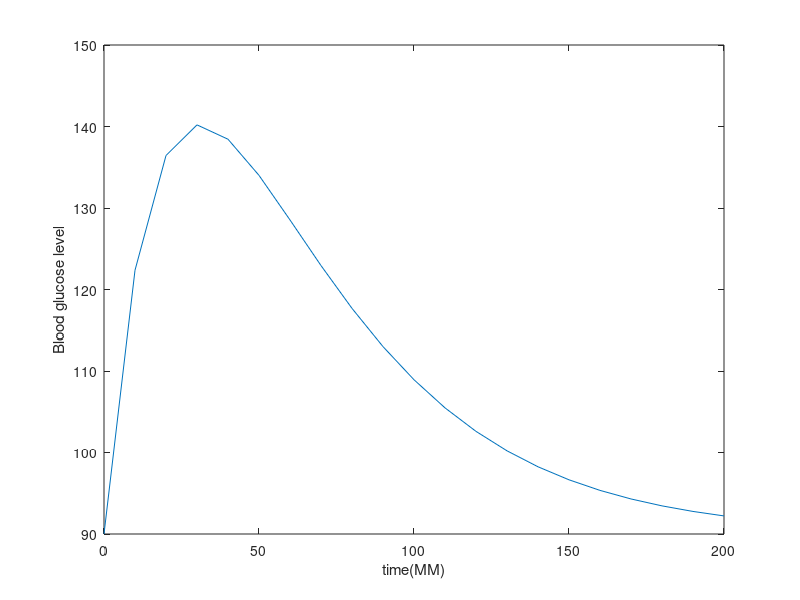

This chart was generated by the following MATLAB code:
time=[0:10:200];
const1=exp(-1*0.0453*time)-exp(-1*0.0224*time);
const2=0.0453/(0.0224-0.0453);
const3=100*const1*const2;
Gzero=90;
Gt=const3+Gzero;
plot(time,Gt);
xlabel ("time(MM)");
ylabel ("Blood glucose level");